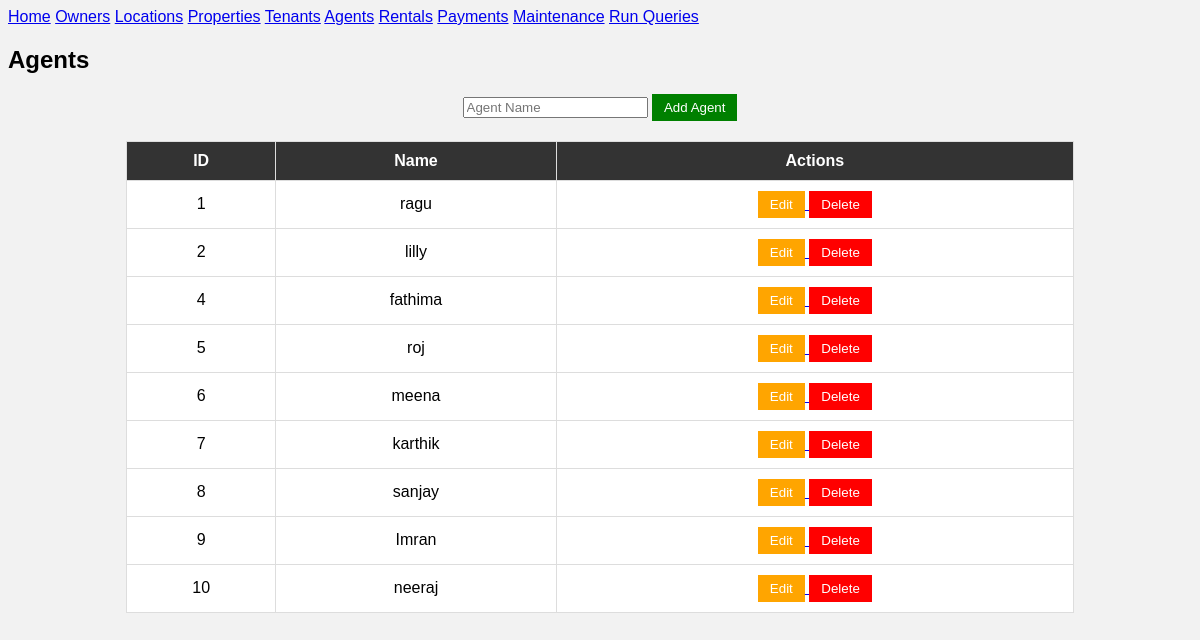
The app's page /agents with its own data.
### tables this page shows
CREATE TABLE agents(id INTEGER PRIMARY KEY AUTOINCREMENT, name TEXT);

### app.py (the view, shortened to what this page needs)
@app.route("/agents", methods=["GET","POST"])
def agents():
    conn = get_db()
    cur = conn.cursor()
    cur.execute("SELECT * FROM agents")
    agents = cur.fetchall()
    conn.close()
    return render_template("agents.html", agents=agents)

### app.py (called while the page is built)
def get_db():
    conn = sqlite3.connect("realestate.db")
    conn.row_factory = sqlite3.Row
    return conn

### templates/agents.html (shortened to what this page needs)
{% extends "base.html" %}
{% block content %}
<h2>Agents</h2>
<form method="POST">
<input type="text"
name="name"
placeholder="Agent Name"
required>
<button class="add">Add Agent</button>
</form>
<table>
<tr>
<th>ID</th>
<th>Name</th>
<th>Actions</th>
</tr>
{% for agent in agents %}
<tr>
<td>{{ agent.id }}</td>
<td>{{ agent.name }}</td>
<td>
<a href="/edit_agent/{{ agent.id }}">
<button class ="edit">Edit</button>
</a>
<a href="/delete_agent/{{ agent.id }}"
onclick="return confirm('Delete this agent?')">
<button class="delete">Delete</button>
</a>
</td>
</tr>
{% endfor %}
</table>
{% endblock %}

### static/style.css (style rules this page uses)
body { background: linear-gradient(135deg, #1e3c72, #2a5298); min-height: 100vh; font-family: 'Segoe UI', Tahoma, Geneva, Verdana, sans-serif; }

### templates/agents.html (style rules this page uses)
body { font-family:Arial; background:#f2f2f2; }
table { width:80%; margin:auto; border-collapse:collapse; background:white; }
th,td { border:1px solid #ddd; padding:10px; text-align:center; }
th { background:#333; color:white; }
button { padding:6px 12px; cursor:pointer; border:none; }
.add { background:green; color:white; }
.edit { background:orange; color:white; }
.delete { background:red; color:white; }
form { text-align:center; margin:20px; }

### records on screen
agents: id "1", name "ragu"
agents: id "2", name "lilly"
agents: id "4", name "fathima"
agents: id "5", name "roj"
agents: id "6", name "meena"
agents: id "7", name "karthik"
agents: id "8", name "sanjay"
agents: id "9", name "Imran"
agents: id "10", name "neeraj"
